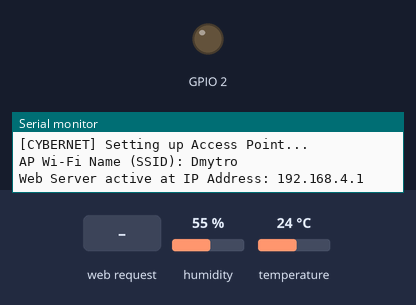
Recording of a sketch running on a simulated ESP32. Parts: output pins drawn as LEDs (lit = HIGH), the last lines printed to the serial monitor. The test bench sets the inputs (shaded band); at power-on: humidity 55 %, temperature 24 °C.

Above: at 1.2 s.
1.3 s: HTTP request GET /H received
At 1.7 s:
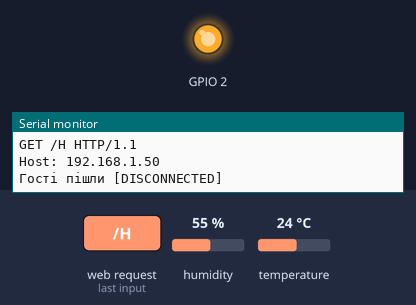
2.8 s: HTTP request GET /L received
At 3.3 s:
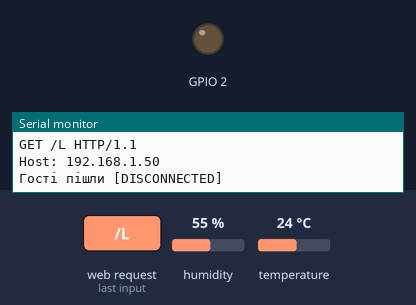
Timing chart, 0 to 5.8 s (numbered marks = the images above; inputs shaded):
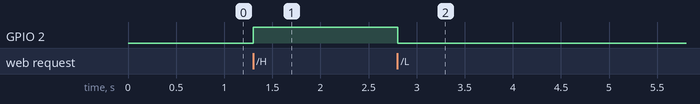

The sketch:

DHT_Web.ino
```cpp
#include <WiFi.h>
// === ЗМІНА: Додано бібліотеку та конфігурацію DHT11 ===
#include <DHT.h>

#define DHTPIN 4        // Пін, до якого підключено DHT11 #include
#define DHTTYPE DHT11   // Тип датчика
DHT dht(DHTPIN, DHTTYPE);
// === КІНЕЦЬ ЗМІН ===

const char* ssid = "Dmytro";
const char* password = "12345678";

WiFiServer server(80);

// Змінна для збереження поточного стану світлодіода (LOW або HIGH)
int ledState = LOW;

void setup() {
  Serial.begin(115200);

  // === ЗМІНА: Запуск датчика DHT11 ===
  dht.begin();
  // === КІНЕЦЬ ЗМІН ===

  // Налаштування 2 піна як виходу та його вимкнення за замовчуванням
  pinMode(2, OUTPUT);
  digitalWrite(2, ledState);

  Serial.println("\n[CYBERNET] Setting up Access Point...");
  WiFi.softAP(ssid, password);

  IPAddress IP = WiFi.softAPIP();
  Serial.print("AP Wi-Fi Name (SSID): ");
  Serial.println(ssid);
  Serial.print("Web Server active at IP Address: ");
  Serial.println(IP);

  server.begin();
}

void loop() {
  WiFiClient client = server.available();
  if (client) {
    Serial.println("У нас гості [CONNECTION ESTABLISHED]");
    String currLine = "";
    String request = ""; // Змінна для збереження першого рядка запиту (де міститься URL)

    while (client.connected()) {
      if (client.available()) {
        char c = client.read();
        Serial.write(c);

        if (c == '\n') {
          if (currLine.length() == 0) {

            // Перевіряємо, який URL прийшов від користувача
            if (request.indexOf("GET /H") >= 0) {
              ledState = HIGH;
              digitalWrite(2, ledState); // Вмикаємо LED
            } else if (request.indexOf("GET /L") >= 0) {
              ledState = LOW;
              digitalWrite(2, ledState); // Вимикаємо LED
            }

            // === ЗМІНА: Зчитування температури та вологості з DHT11 ===
            float h = dht.readHumidity();
            float t = dht.readTemperature();
            // === КІНЕЦЬ ЗМІН ===

            // Відправляємо HTTP-заголовок
            client.println("HTTP/1.1 200 OK");
            client.println("Content-type:text/html; charset=utf-8");
            client.println("Connection: close");
            client.println();

            // Генеруємо HTML-сторінку з кнопками та стилями
            client.println("<!DOCTYPE html><html>");
            client.println("<head><meta charset=\"utf-8\"><meta name=\"viewport\" content=\"width=device-width, initial-scale=1\">");

            // === ЗМІНА: Оновлені стилі CSS у стилі Кіберпанк ===
            client.println("<title>ESP32 // CYBER_DECK</title>");
            client.println("<style>");
            client.println("body { background-color: #0b0b0e; color: #00ffcc; font-family: 'Courier New', Courier, monospace; text-align: center; margin: 0; padding: 20px; }");
            client.println("h1 { color: #ff0055; text-shadow: 0 0 10px #ff0055; font-size: 24px; letter-spacing: 2px; }");
            client.println(".card { background: #12131c; border: 1px solid #00ffcc; box-shadow: 0 0 15px rgba(0,255,204,0.2); max-width: 400px; margin: 20px auto; padding: 20px; border-radius: 4px; }");
            client.println(".sensor-data { font-size: 20px; color: #ffae00; text-shadow: 0 0 5px #ffae00; margin: 15px 0; }");
            client.println(".button { display: inline-block; background-color: transparent; border: 2px solid #00ffcc; color: #00ffcc; padding: 12px 30px; text-decoration: none; font-size: 18px; font-weight: bold; margin: 10px 0; cursor: pointer; text-transform: uppercase; letter-spacing: 1px; box-shadow: 0 0 10px rgba(0,255,204,0.4); transition: 0.2s; }");
            client.println(".button:hover { background-color: #00ffcc; color: #0b0b0e; box-shadow: 0 0 20px #00ffcc; }");
            client.println(".button-off { border-color: #ff0055; color: #ff0055; box-shadow: 0 0 10px rgba(255,0,85,0.4); }");
            client.println(".button-off:hover { background-color: #ff0055; color: #0b0b0e; box-shadow: 0 0 20px #ff0055; }");
            client.println(".status { font-size: 16px; color: #ffffff; margin-bottom: 15px; }");
            client.println("</style></head>");
            // === КІНЕЦЬ ЗМІН ===

            // === ЗМІНА: Оновлений кіберпанк інтерфейс та виведення датчика DHT11 ===
            client.println("<body>");
            client.println("<h1>// ESP32 SYSTEM: ДМИТРО</h1>");

            // Картка телеметрії DHT11
            client.println("<div class=\"card\">");
            client.println("<h3>[ ТЕЛЕМЕТРІЯ СЕРЕДОВИЩА ]</h3>");
            if (isnan(h) || isnan(t)) {
                client.println("<p class=\"sensor-data\" style=\"color: #ff0055;\">ПОМИЛКА ЗЧИТУВАННЯ DHT11</p>");
            } else {
                client.print("<p class=\"sensor-data\">ТЕМПЕРАТУРА: ");
                client.print(t);
                client.println(" &deg;C</p>");
                client.print("<p class=\"sensor-data\">ВОЛОГІСТЬ: ");
                client.print(h);
                client.println(" %</p>");
            }
            client.println("</div>");

            // Картка керування
            client.println("<div class=\"card\">");
            client.println("<h3>[ КЕРУВАННЯ ВУЗЛОМ ]</h3>");
            client.print("<p class=\"status\">LED (Пін 2): <strong style=\"color: ");
            client.print(ledState == HIGH ? "#00ffcc" : "#ff0055");
            client.print(";\">");
            client.print(ledState == HIGH ? "АКТИВОВАНО" : "ВИМКНЕНО");
            client.println("</strong></p>");

            // Кнопки
            if (ledState == LOW) {
              client.println("<p><a href=\"/H\"><button class=\"button\">УВІМКНУТИ</button></a></p>");
            } else {
              client.println("<p><a href=\"/L\"><button class=\"button button-off\">ВИМКНУТИ</button></a></p>");
            }
            client.println("</div>");

            client.println("</body></html>");
            // === КІНЕЦЬ ЗМІН ===

            break;
          } else {
            // Якщо це перший рядок запиту (наприклад, GET /H HTTP/1.1), зберігаємо його
            if (request == "") {
              request = currLine;
            }
            currLine = "";
          }
        } else if (c != '\r') {
          currLine += c;
        }
      }
    }
    client.stop();
    Serial.println("Гості пішли [DISCONNECTED]");
  }
}
```

Measured:
- after the input at 1.3 s, GPIO 2: LOW → HIGH at once
- after the input at 2.8 s, GPIO 2: HIGH → LOW at once
